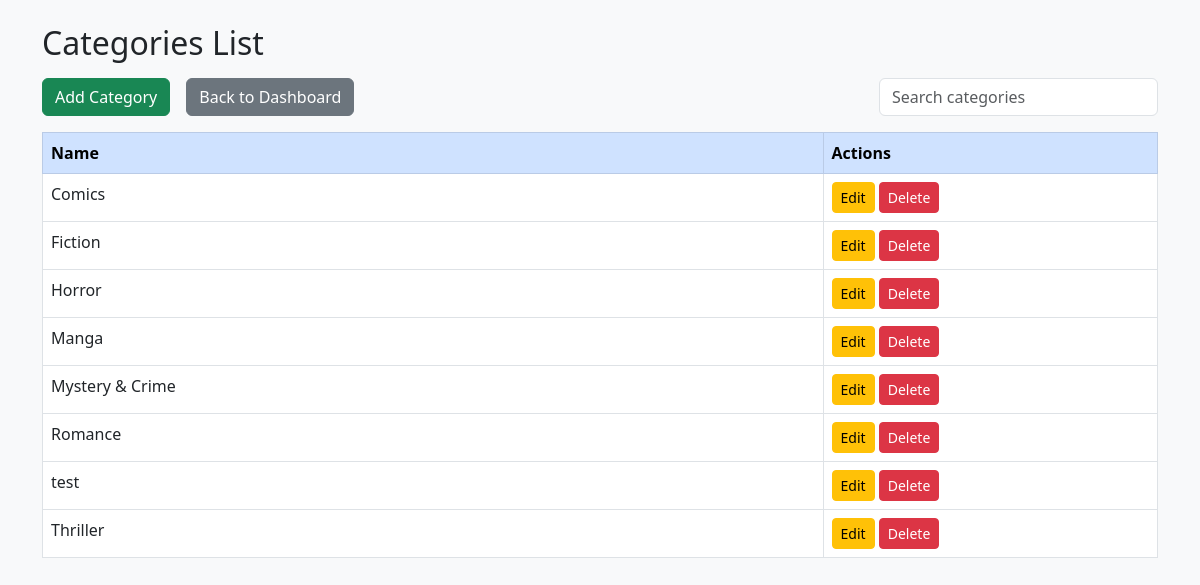
Screenshot of /admin/categories.php (signed in) with the database file from the repository.
### tables this page shows
CREATE TABLE IF NOT EXISTS `categories` (
  `category_id` int(11) NOT NULL AUTO_INCREMENT,
  `category_name` varchar(100) DEFAULT NULL,
  PRIMARY KEY (`category_id`)
);

### admin/categories.php (the view, shortened to what this page needs)
<?php
require '../includes/db_connect.php';
$categories = $pdo->query("SELECT * FROM categories ORDER BY category_name ASC")->fetchAll(PDO::FETCH_ASSOC);
?>
<!DOCTYPE html>
<html>
    <head>
        <link href="https://cdn.jsdelivr.net/npm/bootstrap@5.3.0/dist/css/bootstrap.min.css" rel="stylesheet"/>
        <link href="../adminstyle.css" rel="stylesheet"/>
    </head>
    <body class="p-4 bg-light">
    <div class="container">
        <h2 class="mb-3">Categories List</h2>
        <div class="d-flex mb-3 align-items-center">
            <button class="btn btn-success me-3" data-bs-toggle="modal" data-bs-target="#addCategoryModal">Add Category</button>
            <a href="dashboard.php" class="btn btn-secondary">Back to Dashboard</a>
            <input type="text" id="searchInput" class="form-control w-25 ms-auto" placeholder="Search categories">
        </div>
        <table id="categoriesTable" class="table table-bordered">
            <thead class="table-primary">
                <tr>
                    <th style="width:70%;">Name</th>
                    <th>Actions</th>
                </tr>
            </thead>
            <tbody>
                <?php foreach($categories as $c): ?>
                <tr>
                    <td><?= htmlspecialchars($c['category_name']); ?></td>
                    <td>
                        <a href="edit_category.php?id=<?= $c['category_id']; ?>" class="btn btn-warning btn-sm">Edit</a>
                        <a href="delete_category.php?id=<?= $c['category_id']; ?>" class="btn btn-danger btn-sm" onclick="return confirm('Delete category?');">Delete</a>
                    </td>
                </tr>
                <?php endforeach; ?>
            </tbody>
        </table>
    </div>
    </body>
</html>

### rows the page displays
categories: category_name "Comics"
categories: category_name "Fiction"
categories: category_name "Horror"
categories: category_name "Manga"
categories: category_name "Mystery & Crime"
categories: category_name "Romance"
categories: category_name "test"
categories: category_name "Thriller"
